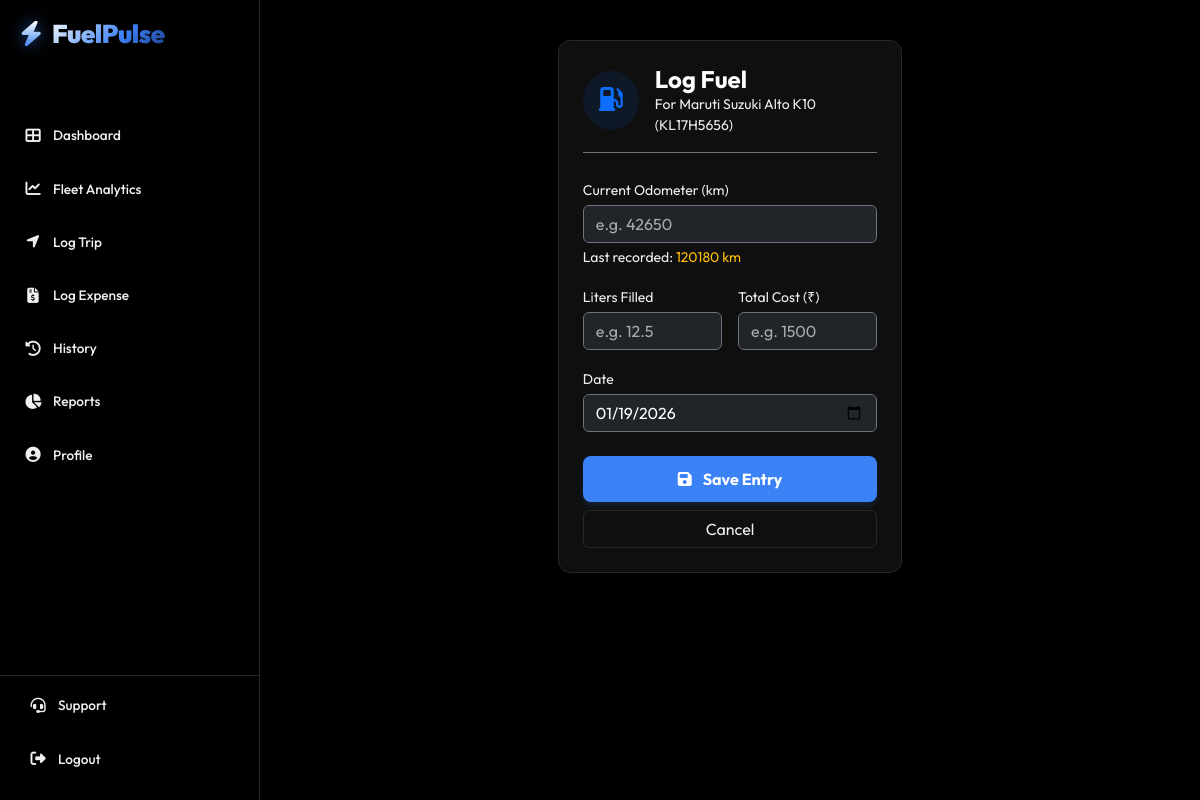
/log-fuel/18/ (signed in), run on the app's committed database.
### core/models.py (models this page shows, shortened)
class Vehicle(models.Model):
    CATEGORY_CHOICES = [
        ('Two Wheeler', 'Two Wheeler'),
        ('Four Wheeler', 'Four Wheeler'),
        ('Heavy Vehicle', 'Heavy Vehicle'),
    ]
    ownership_type = models.CharField(max_length=50, default="1st Owner")
    FUEL_CHOICES = [
        ('Petrol', 'Petrol'),
        ('Diesel', 'Diesel'),
        ('CNG', 'CNG'),
        ('Electric', 'Electric')
    ]
    owner = models.ForeignKey(User, on_delete=models.CASCADE)
    category = models.CharField(max_length=20, choices=CATEGORY_CHOICES, default='Four Wheeler')
    make = models.CharField(max_length=50)       # e.g. Maruti, Honda (No restricted choices, accepts JS input)
    model_name = models.CharField(max_length=50) # e.g. Swift, City
    license_plate = models.CharField(max_length=20)
    target_mileage = models.FloatField(default=0.0, help_text="Target km/L (e.g., 18.5)")
    target_cost_per_km = models.FloatField(default=0.0, help_text="Target Cost per KM (e.g., 5.0)")
    purchase_year = models.IntegerField(default=2023)
    purchase_price = models.DecimalField(max_digits=12, decimal_places=2, default=500000.00)
    fuel_type = models.CharField(max_length=20, choices=FUEL_CHOICES, default='Petrol')
    current_odometer = models.IntegerField(default=0)
    purchase_price = models.DecimalField(max_digits=12, decimal_places=2, default=500000.00)
    purchase_year = models.IntegerField(default=2021)
    insurance_expiry = models.DateField(null=True, blank=True)
    pollution_expiry = models.DateField(null=True, blank=True)
    fitness_expiry = models.DateField(null=True, blank=True)
    image_url = models.URLField(max_length=500, blank=True, null=True)
    is_active = models.BooleanField(default=True)

### core/views.py (the view)
# urls.py: path('log-fuel/<int:vehicle_id>/', views.log_fuel, name='log_fuel'),
@login_required
def log_fuel(request, vehicle_id):
    vehicle = get_object_or_404(Vehicle, id=vehicle_id, owner=request.user)
    if request.method == 'POST':
        form = FuelLogForm(request.POST)
        if form.is_valid():
            fuel_log = form.save(commit=False)
            fuel_log.vehicle = vehicle
            fuel_log.driver = request.user
            distance = fuel_log.odometer_reading - vehicle.current_odometer
            if distance > 0:
                liters = float(fuel_log.liters_filled)
                cost = float(fuel_log.total_cost)
                fuel_log.calculated_km_per_liter = distance / liters
                fuel_log.calculated_cost_per_km = cost / distance
                past_logs = FuelLog.objects.filter(vehicle=vehicle).order_by('-date')[:10]
                mileages = [float(log.calculated_km_per_liter) for log in past_logs if log.calculated_km_per_liter > 0]
                if len(mileages) >= 3: # We need at least 3 logs to compare
                    mean = np.mean(mileages)
                    std_dev = np.std(mileages)
                    current_val = float(fuel_log.calculated_km_per_liter)
                    if std_dev > 0:
                        z_score = abs((current_val - mean) / std_dev)
                        if z_score > 2: # Threshold for "Anomaly"
                            messages.warning(request, f"⚠️ AI Alert: Suspicious Mileage ({round(current_val, 2)} km/l). Your average is ~{round(mean, 2)}.")
            else:
                fuel_log.calculated_km_per_liter = 0
                fuel_log.calculated_cost_per_km = 0
            if fuel_log.odometer_reading > vehicle.current_odometer:
                vehicle.current_odometer = fuel_log.odometer_reading
                vehicle.save()
            fuel_log.save()
            messages.success(request, "Fuel log added successfully!")
            return redirect('dashboard')
    else:
        form = FuelLogForm(initial={'date': timezone.now().date()})
    return render(request, 'core/log_fuel.html', {'form': form, 'vehicle': vehicle})

### core/forms.py
class FuelLogForm(forms.ModelForm):
    class Meta:
        model = FuelLog
        fields = ['odometer_reading', 'liters_filled', 'total_cost', 'date']
        widgets = {
            'odometer_reading': forms.NumberInput(attrs={'class': 'form-control bg-dark text-white border-secondary', 'placeholder': 'e.g. 42650'}),
            'liters_filled': forms.NumberInput(attrs={'class': 'form-control bg-dark text-white border-secondary', 'placeholder': 'e.g. 12.5'}),
            'total_cost': forms.NumberInput(attrs={'class': 'form-control bg-dark text-white border-secondary', 'placeholder': 'e.g. 1500'}),
            'date': forms.DateInput(attrs={'class': 'form-control bg-dark text-white border-secondary', 'type': 'date'}),
        }

### templates/core/log_fuel.html (shortened to what this page needs)
{% extends 'base.html' %}
{% block content %}
<div class="row justify-content-center">
    <div class="col-md-5">
        <div class="stats-card">
            <div class="d-flex align-items-center mb-4 border-bottom border-secondary pb-3">
                <div class="rounded-circle bg-primary bg-opacity-10 p-3 me-3">
                    <i class="fas fa-gas-pump text-primary fs-4"></i>
                </div>
                <div>
                    <h4 class="text-white fw-bold mb-0">Log Fuel</h4>
                    <p class="text-muted small mb-0">For {{ vehicle.make }} {{ vehicle.model_name }} ({{ vehicle.license_plate }})</p>
                </div>
            </div>
            <form method="post">
                <div class="mb-3">
                    <label class="text-muted small mb-1">Current Odometer (km)</label>
                    {{ form.odometer_reading }}
                    <div class="form-text text-muted small">
                        Last recorded: <span class="text-warning">{{ vehicle.current_odometer }} km</span>
                    </div>
                </div>
                <div class="row g-3 mb-3">
                    <div class="col-6">
                        <label class="text-muted small mb-1">Liters Filled</label>
                        {{ form.liters_filled }}
                    </div>
                    <div class="col-6">
                        <label class="text-muted small mb-1">Total Cost (₹)</label>
                        {{ form.total_cost }}
                    </div>
                </div>
                <div class="mb-4">
                    <label class="text-muted small mb-1">Date</label>
                    {{ form.date }}
                </div>
                <div class="d-grid gap-2">
                    <button type="submit" class="btn btn-primary fw-bold">
                        <i class="fas fa-save me-2"></i> Save Entry
                    </button>
                    <a href="{% url 'dashboard' %}" class="btn btn-outline-secondary">Cancel</a>
                </div>
            </form>
        </div>
    </div>
</div>
{% endblock %}

### static/css/styles.css (style rules this page uses)
:root { --bg-body: #000000; --bg-sidebar: #050505; --bg-card: #0f0f0f; --bg-hover: grey; --text-main: #ffffff; --text-muted: grey; --accent: #3b82f6; --accent-hover: #2563eb; --danger: #ef4444; --border: #27272a; }
body { background-color: var(--bg-body); color: var(--text-main); font-family: 'Inter', sans-serif; overflow-x: hidden; }
.stats-card { background-color: var(--bg-card); border: 1px solid var(--border); border-radius: 12px; padding: 1.5rem; transition: transform 0.2s; }
.btn-primary { background-color: var(--accent); color: white; border: none; font-weight: 600; padding: 0.7rem 1.5rem; border-radius: 8px; box-shadow: 0 4px 6px -1px rgba(59, 130, 246, 0.2); }
.btn-outline-secondary { border-color: var(--border); color: var(--text-muted); background: transparent; }

### templates/base.html (style rules this page uses)
:root { --bg-deep: #000000; --sidebar-bg: #000000; --border-glass: rgba(255, 255, 255, 0.15); --text-main: #ffffff; --text-muted: #f0f0f0; --accent-gradient: linear-gradient(120deg, #1e3a8a 0%, #3b82f6 50%, #ffffff 150%); --neon-glow: 0 0 15px rgba(59, 130, 246, 0.4); }
body { background-color: var(--bg-deep); color: var(--text-main); font-family: 'Outfit', sans-serif; overflow-x: hidden; }
h1, h2, h3, h4, h5, h6, p, span, div, li, td, th, label { color: var(--text-main) !important; }
.text-muted { color: var(--text-muted) !important; }
.form-control, .form-select { background-color: #1a1a1a; border-color: var(--border-glass); color: #ffffff !important; }
.form-control::placeholder { color: #aaaaaa; }
a { color: #60a5fa; text-decoration: none; }

### data on the page
Vehicle: make "Maruti Suzuki", model_name "Alto K10", license_plate "KL17H5656", current_odometer "120180"
